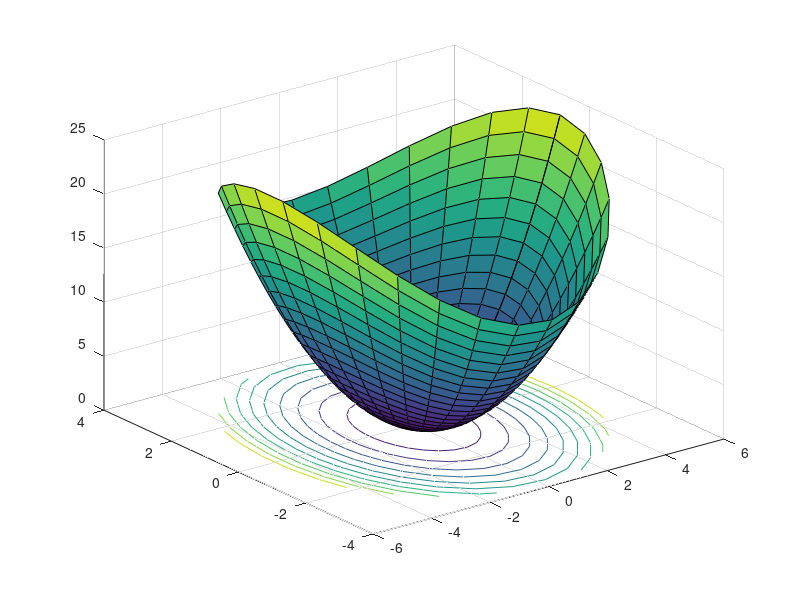

MATLAB code for this plot: (Note: this script raises an error after producing the figure.)
function P11_6
%punctul a) - reprezentarea grafica
t=linspace(0,2*pi,30);
r=linspace(0,1,25);
[R,T]=meshgrid(r,t);
X=5*R.*cos(T);
Y=sqrt(15)*R.*sin(T);
Z=X.^2+Y.^2;
surfc(X,Y,Z)
%punctul b) - valoarea exacta
syms fe x y
fe=x^2+y^2;
ve=int(int(fe,y,-sqrt(3/5*(25-x^2)),sqrt(3/5*(25-x^2))),x,-5,5)
double(ve)
%punctul c) - cu schimbare de coordonate
f11_6=@(x,y) x.^2+y.^2;
ft=@(r,t) 5*sqrt(15)*r.*f11_6(5*r.*cos(t),sqrt(15)*r.*sin(t));
vi1=dblquad(ft,0,1,0,2*pi,1e-6)
%punctul d) - domeniu simplu in raport cu x
warning off
c=@(x) -sqrt(3/5*(25-x.^2));
d=@(x) sqrt(3/5*(25-x.^2));
vi2=quaddblsx(f11_6,-5,5,c,d,1e-6,@quadl)
warning on